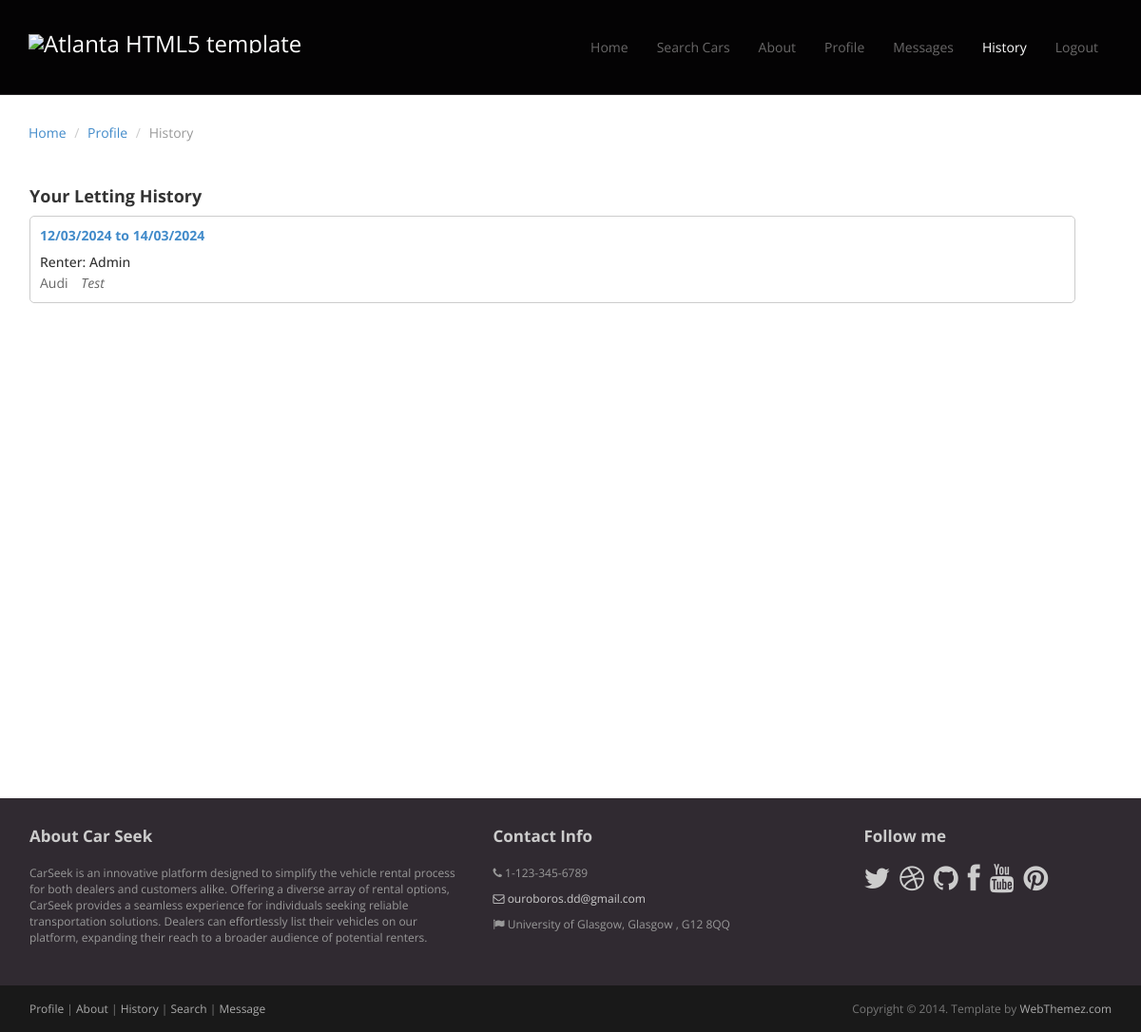
/profile/history (signed in), run on an earlier commit of the app's database.
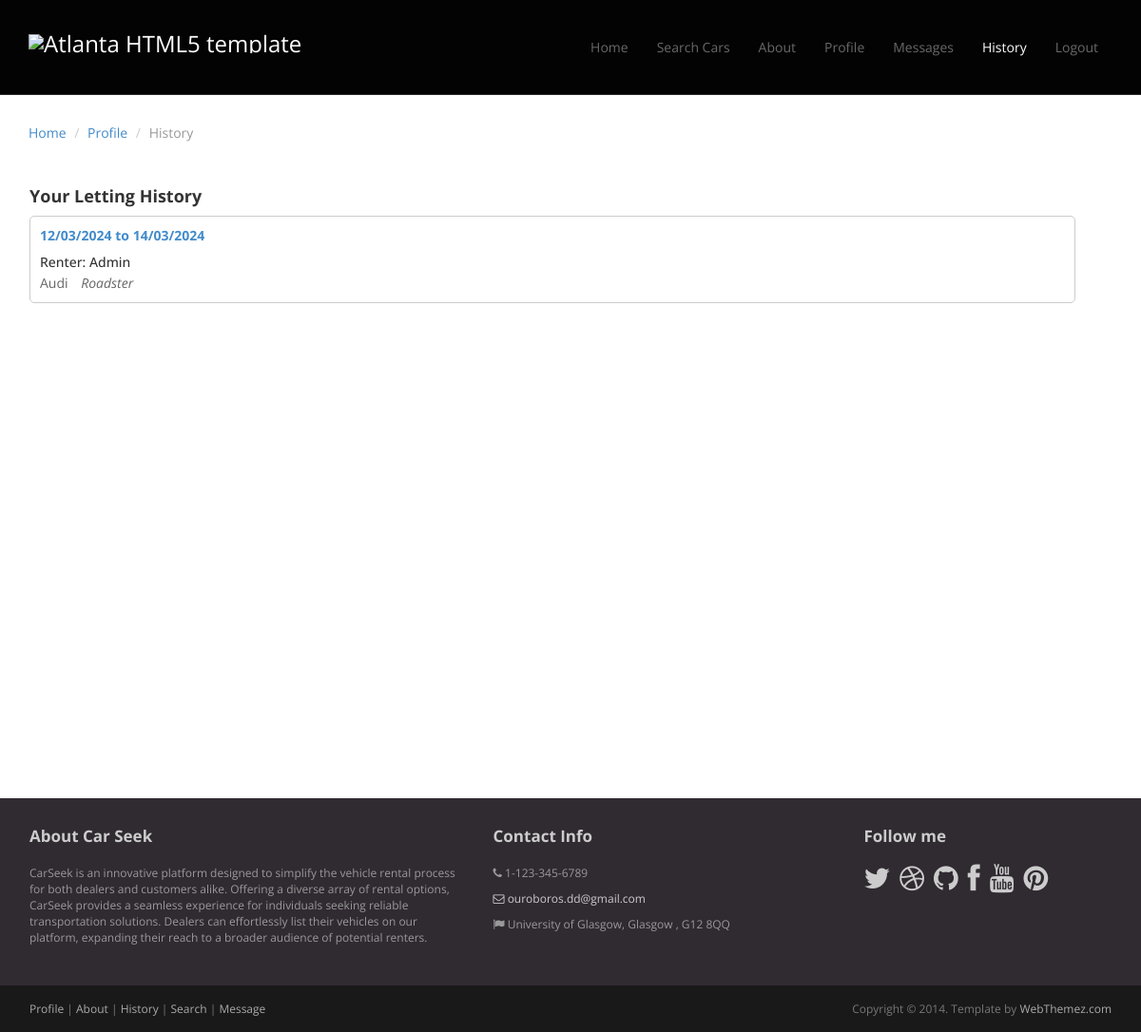
And on a later commit of the database.
### BaseApp/models.py (models this page shows, shortened)
class RentalAgreement(models.Model):
    renter = models.ForeignKey(CarSeekUser, on_delete=models.CASCADE, blank=False, null=False)
    car = models.ForeignKey(Car, on_delete=models.DO_NOTHING, related_name='rented_cars')
    rental_start_date = models.DateField()
    rental_end_date = models.DateField()

class Car(models.Model):
    brand = models.CharField(max_length=50)
    posted_by = models.ForeignKey(CarSeekUser, on_delete=models.CASCADE)
    model = models.CharField(max_length=50)
    rental_rate_per_day = models.DecimalField(max_digits=8, decimal_places=2)
    not_available_on = models.ManyToManyField(UnavailableDate, blank=True, related_name='cars_with_unavailable_dates')
    location = models.CharField(max_length=10)  # Adjust the max_length as needed
    image = models.ImageField(upload_to='car_images/', null=True, blank=True)

class CarSeekUser(AbstractUser):
    USER_TYPE_CHOICES = [
        ('renter', 'renter'),
        ('dealer', 'dealer'),
    ]
    user_type = models.CharField(max_length=10, choices=USER_TYPE_CHOICES)
    drivers_license = models.CharField(max_length=16, blank=True, null=True)

### BaseApp/views.py (the view)
# urls.py: path('profile/history', views.userHistory, name="user-history"),
@login_required(login_url='login')
def userHistory(request):
    if request.user.user_type == 'renter':
        rental_agreements = RentalAgreement.objects.filter(renter=request.user)
    else:
        rental_agreements = RentalAgreement.objects.filter(car__posted_by=request.user)
    context = {
        'page': 'history',
        'rental_agreements': rental_agreements
    }
    return render(request, 'BaseApp/user_history.html', context)

### BaseApp/templates/BaseApp/user_history.html (shortened to what this page needs)
{% extends 'user_profile_layout.html' %}
{% block content%}
<header id="head" class="secondary"></header>
<div class="container">
  <ol class="breadcrumb">
    <li><a href="{% url 'home' %}">Home</a></li>
    <li><a href="{% url 'user-profile' %}">Profile</a></li>
    <li class="active">History</li>
  </ol>
  <div class="row">
    {% if request.user.user_type == 'renter' %}
    <aside class="col-sm-4 sidebar sidebar-right">
      <div class="panel">
        <h3><strong>Your Purchase History</strong></h3>
        <ul class="list-unstyled list-spaces">
          {% for agreement in rental_agreements %}
          <li class="rental-agreement-item">
            <a href="{% url 'generate_pdf' agreement.id %}"
              >{{ agreement.rental_start_date|date:"d/m/Y" }} to
              {{agreement.rental_end_date|date:"d/m/Y" }}</a
            ><br />
            <h5>Dealer: {{ agreement.car.posted_by.username }}</h5>
            <span class="car-details">
              <span class="car-brand">{{ agreement.car.brand }}</span>
              <span class="car-model">{{ agreement.car.model }}</span>
            </span>
          </li>
          {% endfor%}
        </ul>
      </div>
    </aside>
    {% else %}
    <aside class="col-sm-4 sidebar sidebar-right">
      <div class="panel">
        <h4><strong>Your Letting History</strong></h4>
        <ul class="list-unstyled list-spaces">
          {% for agreement in rental_agreements %}
          <li class="rental-agreement-item">
            <a href="{% url 'generate_pdf' agreement.id %}"
              >{{ agreement.rental_start_date|date:"d/m/Y" }} to
              {{agreement.rental_end_date|date:"d/m/Y" }}</a
            ><br />
            <h5>Renter: {{ agreement.renter.username }}</h5>
            <span class="car-details">
              <span class="car-brand">{{ agreement.car.brand|title }}</span>
              <span class="car-model">{{ agreement.car.model|title }}</span>
            </span>
          </li>
          {% endfor%}
        </ul>
      </div>
    </aside>
    {% endif %}
  </div>
  {% for i in 'x'|rjust:20 %}
  <br />
  {% endfor %}
</div>
{% endblock content%}

What changed in the data, as far as the page shows it:
changed through a linked row, RentalAgreement "Admin": car.model "Test" → "Roadster"
